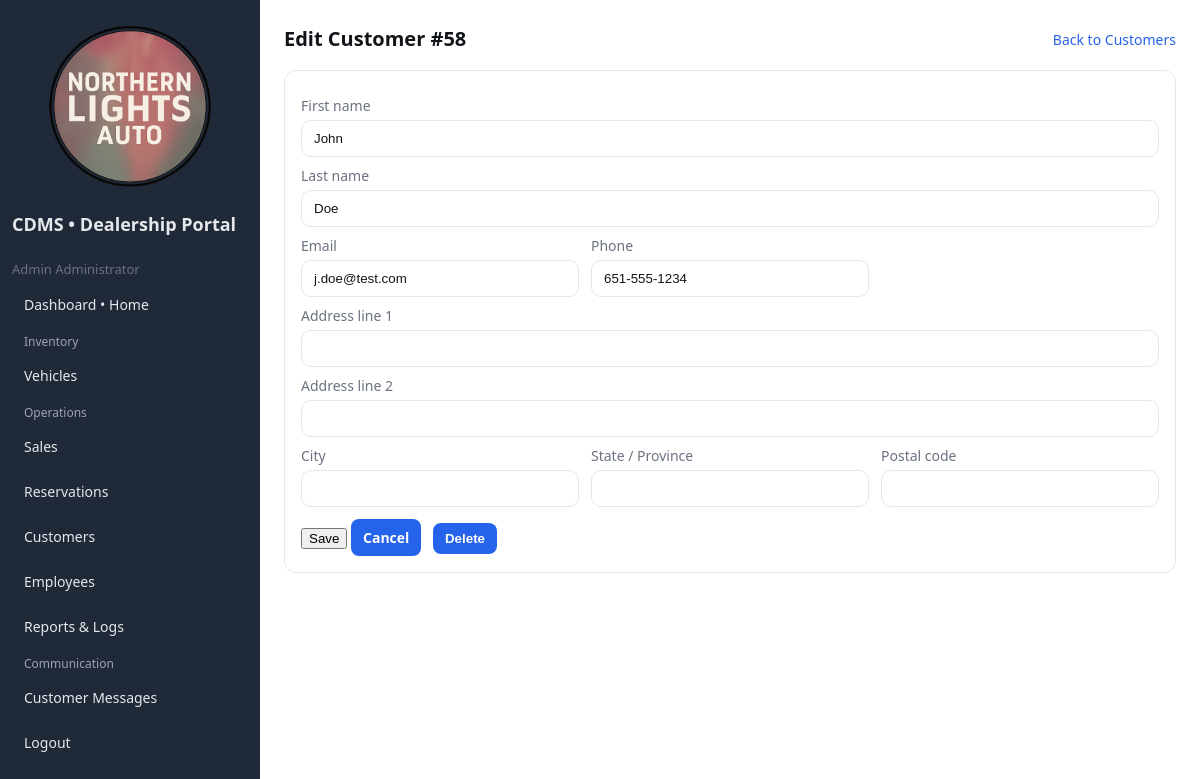
The app's page /public/customer_edit.php?id=58 (signed in) with its own data.
### tables this page shows
CREATE TABLE `customers` (
  `customer_id` int(11) NOT NULL,
  `first_name` varchar(50) NOT NULL,
  `last_name` varchar(50) NOT NULL,
  `email` varchar(120) NOT NULL,
  `phone` varchar(30) DEFAULT NULL,
  `address_line1` varchar(120) DEFAULT NULL,
  `address_line2` varchar(120) DEFAULT NULL,
  `city` varchar(80) DEFAULT NULL,
  `state_province` varchar(80) DEFAULT NULL,
  `postal_code` varchar(20) DEFAULT NULL,
  `created_at` timestamp NOT NULL DEFAULT current_timestamp(),
  `updated_at` timestamp NOT NULL DEFAULT current_timestamp() ON UPDATE current_timestamp(),
  `password_hash` varchar(255) DEFAULT NULL
);

### lib/helpers.php (called while the page is built, shortened)
<?php
function e($string)
{
    return htmlspecialchars($string, ENT_QUOTES, 'UTF-8');
}

### lib/auth.php (called while the page is built, shortened)
<?php
function auth_user(): ?array
{
    return $_SESSION['user'] ?? null;
}

### public/customer_edit.php (the view, shortened to what this page needs)
<?php
$u = auth_user();
$is_admin = isset($u['role']) && $u['role'] === 'admin';
$pdo = DB::conn();
$id = (int)($_GET['id'] ?? 0);
$st = $pdo->prepare('SELECT * FROM customers WHERE customer_id = ? LIMIT 1');
$st->execute([$id]);
$cust = $st->fetch(PDO::FETCH_ASSOC);
function has_col_local(PDO $pdo, string $table, string $col): bool
{
    static $cache = [];
    $key = "$table.$col";
    if (!isset($cache[$key])) {
        $cols = $pdo->query("SHOW COLUMNS FROM `$table`")->fetchAll(PDO::FETCH_COLUMN, 0);
        $cache[$key] = in_array($col, $cols, true);
    }
    return $cache[$key];
}
$cols = [
    'address_line1' => has_col_local($pdo, 'customers', 'address_line1'),
    'address_line2' => has_col_local($pdo, 'customers', 'address_line2'),
    'city'          => has_col_local($pdo, 'customers', 'city'),
    'state'         => has_col_local($pdo, 'customers', 'state') || has_col_local($pdo, 'customers', 'state_province'),
    'postal_code'   => has_col_local($pdo, 'customers', 'postal_code'),
];
$state_col = has_col_local($pdo, 'customers', 'state') ? 'state' : (has_col_local($pdo, 'customers', 'state_province') ? 'state_province' : null);
?>
<!doctype html>
<html>
<head>
    <?php include __DIR__ . '/../includes/header.php'; ?>
</head>
<body class="page-customers">
    <div class="layout">
        <?php include __DIR__ . '/_sidebar.php'; ?>
        <div class="content">
            <div class="header">
                <div class="title">Edit Customer #<?= (int)$id ?></div>
                <div class="right"><a href="<?= BASE_URL ?>/customers.php">Back to Customers</a></div>
            </div>
            <div class="card">
                <form method="post" class="form">
                    <div class="grid-2">
                        <div>
                            <label>First name</label>
                            <input name="first_name" value="<?= e($_POST['first_name'] ?? $cust['first_name'] ?? '') ?>" required>
                        </div>
                        <div>
                            <label>Last name</label>
                            <input name="last_name" value="<?= e($_POST['last_name'] ?? $cust['last_name'] ?? '') ?>" required>
                        </div>
                    </div>
                    <div class="grid-3">
                        <div>
                            <label>Email</label>
                            <input name="email" type="email" value="<?= e($_POST['email'] ?? $cust['email'] ?? '') ?>">
                        </div>
                        <div>
                            <label>Phone</label>
                            <input name="phone" value="<?= e($_POST['phone'] ?? $cust['phone'] ?? '') ?>">
                        </div>
                        <div></div>
                    </div>
                    <?php if ($cols['address_line1']): ?>
                        <label>Address line 1</label>
                        <input name="address_line1" value="<?= e($_POST['address_line1'] ?? $cust['address_line1'] ?? '') ?>">
                    <?php endif; ?>
                    <?php if ($cols['address_line2']): ?>
                        <label>Address line 2</label>
                        <input name="address_line2" value="<?= e($_POST['address_line2'] ?? $cust['address_line2'] ?? '') ?>">
                    <?php endif; ?>
                    <div class="grid-3">
                        <?php if ($cols['city']): ?>
                            <div>
                                <label>City</label>
                                <input name="city" value="<?= e($_POST['city'] ?? $cust['city'] ?? '') ?>">
                            </div>
                        <?php endif; ?>
                        <?php if ($state_col !== null): ?>
                            <div>
                                <label>State / Province</label>
                                <input name="state" value="<?= e($_POST['state'] ?? ($cust[$state_col] ?? '')) ?>">
                            </div>
                        <?php endif; ?>
                        <?php if ($cols['postal_code']): ?>
                            <div>
                                <label>Postal code</label>
                                <input name="postal_code" value="<?= e($_POST['postal_code'] ?? $cust['postal_code'] ?? '') ?>">
                            </div>
                        <?php endif; ?>
                    </div>
                    <div class="mt-12">
                        <button>Save</button>
                        <a class="btn secondary" href="<?= BASE_URL ?>/customers.php">Cancel</a>
                        <?php if ($is_admin): ?>
                            <button type="button" class="btn secondary" id="deleteBtn" style="margin-left:8px;">Delete</button>
                        <?php endif; ?>
                    </div>
                </form>
            </div>
        </div>
    </div>
</body>
</html>

### public/assets/style.css (style rules this page uses)
:root { --bg: #ffffff; --sidebar-width: 260px; --text: #111418; --muted: #6b7280; --accent: #2563eb; --accent-hover: #1d4ed8; --sidebar: #1f2937; --sidebar-text: #e5e7eb; --sidebar-active: #111827; --border: #e5e7eb; --table-stripe: #f8fafc; --card-bg: #ffffff; --card-hover: #f8fafc; --input-bg: #ffffff; --table-head-bg: #f3f4f6; --button-text: #ffffff; }
* { box-sizing: border-box }
html, body { height: 100% }
body { margin: 0; background: var(--bg); color: var(--text); font: 14px/1.5 system-ui, -apple-system, Segoe UI, Roboto, Ubuntu, Cantarell, Noto Sans, Helvetica, Arial, "Apple Color Emoji", "Segoe UI Emoji"; }
.layout { display: flex; min-height: 100vh }
.content { flex: 1; padding: 24px; }
.header { display: flex; justify-content: space-between; align-items: center; margin-bottom: 16px }
.header .title { font-size: 20px; font-weight: 700 }
.header .right a { color: var(--accent); text-decoration: none }
.card { border: 1px solid var(--border); border-radius: 12px; padding: 16px; background: var(--card-bg) }
label { display: block; margin: 8px 0 4px; color: var(--muted) }
input, select { width: 100%; padding: 10px 12px; border: 1px solid var(--border); border-radius: 10px; background: var(--input-bg) }
input, select, textarea { color: var(--text); }
input::placeholder, textarea::placeholder { color: var(--muted); opacity: 1; }
.btn { display: inline-flex; align-items: center; gap: 8px; padding: 8px 12px; border-radius: 8px; border: 0; background: var(--accent) !important; color: var(--button-text) !important; text-decoration: none; cursor: pointer; font-weight: 600; }
.btn.secondary { background: var(--accent) !important; color: var(--button-text) !important; border: 0 !important; }
.btn.secondary { background: var(--card-bg); color: var(--text); border-color: var(--border); }
.grid-3 { display: grid; grid-template-columns: repeat(3, 1fr); gap: 12px }
.mt-12 { margin-top: 12px }

### records on screen
customers: first_name "John", last_name "Doe", email "j.doe@test.com", phone "651-555-1234"

### other values on screen
$u['name'] "Admin Administrator"
$id "58"
